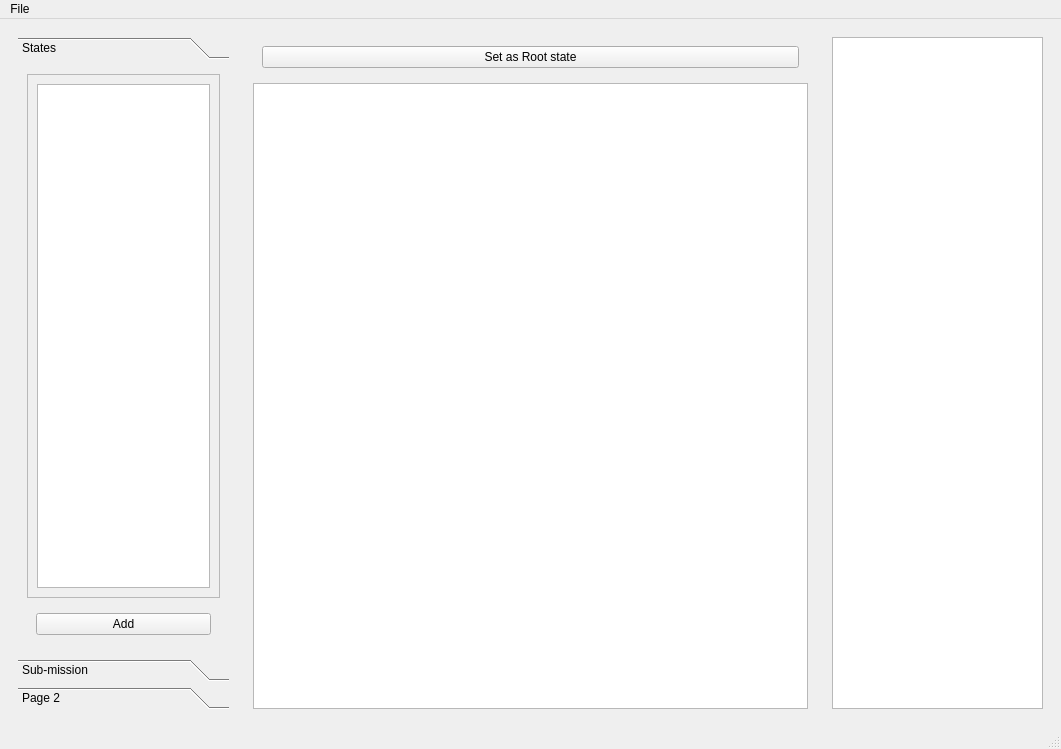
<?xml version="1.0" encoding="UTF-8"?>
<ui version="4.0">
 <class>MainWindow</class>
 <widget class="QMainWindow" name="MainWindow">
  <property name="geometry">
   <rect>
    <x>0</x>
    <y>0</y>
    <width>1061</width>
    <height>749</height>
   </rect>
  </property>
  <property name="windowTitle">
   <string>MainWindow</string>
  </property>
  <widget class="QWidget" name="centralwidget">
   <layout class="QHBoxLayout" name="horizontalLayout">
    <item>
     <widget class="QWidget" name="left_panel" native="true">
      <property name="sizePolicy">
       <sizepolicy hsizetype="Expanding" vsizetype="Expanding">
        <horstretch>2</horstretch>
        <verstretch>0</verstretch>
       </sizepolicy>
      </property>
      <layout class="QVBoxLayout" name="verticalLayout">
       <item>
        <widget class="QToolBox" name="toolBox">
         <property name="currentIndex">
          <number>0</number>
         </property>
         <widget class="QWidget" name="state">
          <property name="geometry">
           <rect>
            <x>0</x>
            <y>0</y>
            <width>211</width>
            <height>588</height>
           </rect>
          </property>
          <attribute name="label">
           <string>States</string>
          </attribute>
          <layout class="QVBoxLayout" name="verticalLayout_3">
           <item>
            <widget class="QScrollArea" name="scrollArea_2">
             <property name="widgetResizable">
              <bool>true</bool>
             </property>
             <widget class="QWidget" name="scrollAreaWidgetContents">
              <property name="geometry">
               <rect>
                <x>0</x>
                <y>0</y>
                <width>191</width>
                <height>522</height>
               </rect>
              </property>
              <layout class="QHBoxLayout" name="horizontalLayout_3">
               <item>
                <widget class="QListWidget" name="list_states"/>
               </item>
              </layout>
             </widget>
            </widget>
           </item>
           <item>
            <widget class="QWidget" name="widget" native="true">
             <layout class="QHBoxLayout" name="horizontalLayout_2">
              <item>
               <widget class="QPushButton" name="add_state">
                <property name="text">
                 <string>Add</string>
                </property>
               </widget>
              </item>
             </layout>
            </widget>
           </item>
          </layout>
         </widget>
         <widget class="QWidget" name="sub_missions">
          <property name="geometry">
           <rect>
            <x>0</x>
            <y>0</y>
            <width>98</width>
            <height>28</height>
           </rect>
          </property>
          <attribute name="label">
           <string>Sub-mission</string>
          </attribute>
         </widget>
         <widget class="QWidget" name="page_3">
          <property name="geometry">
           <rect>
            <x>0</x>
            <y>0</y>
            <width>98</width>
            <height>28</height>
           </rect>
          </property>
          <attribute name="label">
           <string>Page 2</string>
          </attribute>
         </widget>
        </widget>
       </item>
      </layout>
     </widget>
    </item>
    <item>
     <widget class="QWidget" name="middle_panel" native="true">
      <property name="sizePolicy">
       <sizepolicy hsizetype="Expanding" vsizetype="Expanding">
        <horstretch>5</horstretch>
        <verstretch>0</verstretch>
       </sizepolicy>
      </property>
      <layout class="QVBoxLayout" name="verticalLayout_2">
       <item>
        <widget class="QWidget" name="widget_2" native="true">
         <layout class="QHBoxLayout" name="horizontalLayout_4">
          <item>
           <widget class="QPushButton" name="rootState">
            <property name="text">
             <string>Set as Root state</string>
            </property>
           </widget>
          </item>
         </layout>
        </widget>
       </item>
       <item>
        <widget class="QScrollArea" name="scrollArea">
         <property name="widgetResizable">
          <bool>true</bool>
         </property>
         <widget class="QWidget" name="paint_panel">
          <property name="geometry">
           <rect>
            <x>0</x>
            <y>0</y>
            <width>553</width>
            <height>624</height>
           </rect>
          </property>
          <property name="palette">
           <palette>
            <active>
             <colorrole role="Base">
              <brush brushstyle="SolidPattern">
               <color alpha="255">
                <red>255</red>
                <green>255</green>
                <blue>255</blue>
               </color>
              </brush>
             </colorrole>
             <colorrole role="Window">
              <brush brushstyle="SolidPattern">
               <color alpha="255">
                <red>255</red>
                <green>255</green>
                <blue>255</blue>
               </color>
              </brush>
             </colorrole>
            </active>
            <inactive>
             <colorrole role="Base">
              <brush brushstyle="SolidPattern">
               <color alpha="255">
                <red>255</red>
                <green>255</green>
                <blue>255</blue>
               </color>
              </brush>
             </colorrole>
             <colorrole role="Window">
              <brush brushstyle="SolidPattern">
               <color alpha="255">
                <red>255</red>
                <green>255</green>
                <blue>255</blue>
               </color>
              </brush>
             </colorrole>
            </inactive>
            <disabled>
             <colorrole role="Base">
              <brush brushstyle="SolidPattern">
               <color alpha="255">
                <red>255</red>
                <green>255</green>
                <blue>255</blue>
               </color>
              </brush>
             </colorrole>
             <colorrole role="Window">
              <brush brushstyle="SolidPattern">
               <color alpha="255">
                <red>255</red>
                <green>255</green>
                <blue>255</blue>
               </color>
              </brush>
             </colorrole>
            </disabled>
           </palette>
          </property>
          <property name="focusPolicy">
           <enum>Qt::StrongFocus</enum>
          </property>
         </widget>
        </widget>
       </item>
      </layout>
     </widget>
    </item>
    <item>
     <widget class="QWidget" name="right_panel" native="true">
      <property name="sizePolicy">
       <sizepolicy hsizetype="Expanding" vsizetype="Expanding">
        <horstretch>2</horstretch>
        <verstretch>0</verstretch>
       </sizepolicy>
      </property>
      <layout class="QVBoxLayout" name="verticalLayout_4">
       <item>
        <widget class="QTableView" name="property_table">
         <property name="editTriggers">
          <set>QAbstractItemView::AnyKeyPressed|QAbstractItemView::CurrentChanged|QAbstractItemView::DoubleClicked|QAbstractItemView::EditKeyPressed</set>
         </property>
         <property name="selectionMode">
          <enum>QAbstractItemView::SingleSelection</enum>
         </property>
         <attribute name="horizontalHeaderCascadingSectionResizes">
          <bool>true</bool>
         </attribute>
         <attribute name="horizontalHeaderDefaultSectionSize">
          <number>200</number>
         </attribute>
         <attribute name="horizontalHeaderStretchLastSection">
          <bool>true</bool>
         </attribute>
        </widget>
       </item>
      </layout>
     </widget>
    </item>
   </layout>
  </widget>
  <widget class="QMenuBar" name="menubar">
   <property name="geometry">
    <rect>
     <x>0</x>
     <y>0</y>
     <width>1061</width>
     <height>19</height>
    </rect>
   </property>
   <widget class="QMenu" name="menuFile">
    <property name="title">
     <string>File</string>
    </property>
    <addaction name="actionSave_as"/>
    <addaction name="separator"/>
    <addaction name="actionLoad"/>
   </widget>
   <addaction name="menuFile"/>
  </widget>
  <widget class="QStatusBar" name="statusbar"/>
  <action name="actionSave_as">
   <property name="text">
    <string>Save as ...</string>
   </property>
  </action>
  <action name="actionLoad">
   <property name="text">
    <string>Load</string>
   </property>
  </action>
 </widget>
 <resources/>
 <connections/>
</ui>
